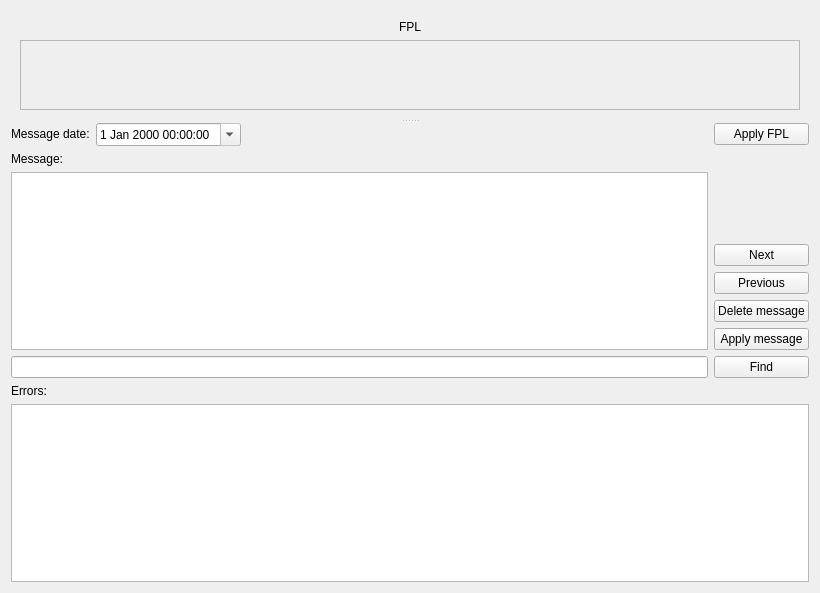
<?xml version="1.0" encoding="UTF-8"?>
<ui version="4.0">
 <class>ManualEditor</class>
 <widget class="QWidget" name="ManualEditor">
  <property name="geometry">
   <rect>
    <x>0</x>
    <y>0</y>
    <width>820</width>
    <height>593</height>
   </rect>
  </property>
  <property name="windowTitle">
   <string>Manual editor</string>
  </property>
  <layout class="QVBoxLayout" name="verticalLayout">
   <item>
    <widget class="QSplitter" name="splitter_2">
     <property name="orientation">
      <enum>Qt::Vertical</enum>
     </property>
     <property name="childrenCollapsible">
      <bool>false</bool>
     </property>
     <widget class="QWidget" name="fplWidgetArea" native="true">
      <layout class="QHBoxLayout" name="horizontalLayout">
       <item>
        <widget class="QWidget" name="widget" native="true">
         <layout class="QVBoxLayout" name="verticalLayout_4">
          <item>
           <widget class="QLabel" name="fplLabel">
            <property name="sizePolicy">
             <sizepolicy hsizetype="Preferred" vsizetype="Fixed">
              <horstretch>0</horstretch>
              <verstretch>0</verstretch>
             </sizepolicy>
            </property>
            <property name="text">
             <string>FPL</string>
            </property>
            <property name="alignment">
             <set>Qt::AlignCenter</set>
            </property>
           </widget>
          </item>
          <item>
           <widget class="QScrollArea" name="scrollArea">
            <property name="widgetResizable">
             <bool>true</bool>
            </property>
            <widget class="QWidget" name="scrollAreaWidgetContents">
             <property name="geometry">
              <rect>
               <x>0</x>
               <y>0</y>
               <width>762</width>
               <height>57</height>
              </rect>
             </property>
             <layout class="QVBoxLayout" name="verticalLayout_5"/>
            </widget>
           </widget>
          </item>
         </layout>
        </widget>
       </item>
      </layout>
     </widget>
     <widget class="QWidget" name="widget1" native="true">
      <layout class="QGridLayout" name="gridLayout">
       <item row="0" column="0">
        <widget class="QLabel" name="label_3">
         <property name="sizePolicy">
          <sizepolicy hsizetype="Preferred" vsizetype="Fixed">
           <horstretch>0</horstretch>
           <verstretch>0</verstretch>
          </sizepolicy>
         </property>
         <property name="text">
          <string>Message date:</string>
         </property>
        </widget>
       </item>
       <item row="0" column="1">
        <widget class="QDateTimeEdit" name="messageCreated">
         <property name="readOnly">
          <bool>true</bool>
         </property>
         <property name="calendarPopup">
          <bool>true</bool>
         </property>
        </widget>
       </item>
       <item row="0" column="2" rowspan="2">
        <spacer name="horizontalSpacer">
         <property name="orientation">
          <enum>Qt::Horizontal</enum>
         </property>
         <property name="sizeHint" stdset="0">
          <size>
           <width>470</width>
           <height>20</height>
          </size>
         </property>
        </spacer>
       </item>
       <item row="0" column="3" rowspan="4">
        <layout class="QVBoxLayout" name="verticalLayout_3">
         <item>
          <widget class="QPushButton" name="applyFPL">
           <property name="text">
            <string>Apply FPL</string>
           </property>
          </widget>
         </item>
         <item>
          <spacer name="verticalSpacer_2">
           <property name="orientation">
            <enum>Qt::Vertical</enum>
           </property>
           <property name="sizeHint" stdset="0">
            <size>
             <width>20</width>
             <height>40</height>
            </size>
           </property>
          </spacer>
         </item>
         <item>
          <widget class="QPushButton" name="next">
           <property name="text">
            <string>Next</string>
           </property>
           <property name="autoRepeat">
            <bool>true</bool>
           </property>
          </widget>
         </item>
         <item>
          <widget class="QPushButton" name="previous">
           <property name="text">
            <string>Previous</string>
           </property>
           <property name="autoRepeat">
            <bool>true</bool>
           </property>
          </widget>
         </item>
         <item>
          <widget class="QPushButton" name="deleteMessage">
           <property name="text">
            <string>Delete message</string>
           </property>
           <property name="autoRepeat">
            <bool>false</bool>
           </property>
          </widget>
         </item>
         <item>
          <widget class="QPushButton" name="applyMessage">
           <property name="text">
            <string>Apply message</string>
           </property>
           <property name="autoRepeat">
            <bool>true</bool>
           </property>
          </widget>
         </item>
         <item>
          <widget class="QPushButton" name="findButton">
           <property name="text">
            <string>Find</string>
           </property>
          </widget>
         </item>
        </layout>
       </item>
       <item row="1" column="0">
        <widget class="QLabel" name="label_2">
         <property name="sizePolicy">
          <sizepolicy hsizetype="Preferred" vsizetype="Fixed">
           <horstretch>0</horstretch>
           <verstretch>0</verstretch>
          </sizepolicy>
         </property>
         <property name="text">
          <string>Message:</string>
         </property>
        </widget>
       </item>
       <item row="2" column="0" colspan="3">
        <widget class="QTextEdit" name="messageEdit">
         <property name="sizePolicy">
          <sizepolicy hsizetype="Expanding" vsizetype="Expanding">
           <horstretch>0</horstretch>
           <verstretch>0</verstretch>
          </sizepolicy>
         </property>
         <property name="html">
          <string notr="true">&lt;!DOCTYPE HTML PUBLIC &quot;-//W3C//DTD HTML 4.0//EN&quot; &quot;http://www.w3.org/TR/REC-html40/strict.dtd&quot;&gt;
&lt;html&gt;&lt;head&gt;&lt;meta name=&quot;qrichtext&quot; content=&quot;1&quot; /&gt;&lt;style type=&quot;text/css&quot;&gt;
p, li { white-space: pre-wrap; }
&lt;/style&gt;&lt;/head&gt;&lt;body style=&quot; font-family:'MS Shell Dlg 2'; font-size:8.25pt; font-weight:400; font-style:normal;&quot;&gt;
&lt;table border=&quot;0&quot; style=&quot;-qt-table-type: root; margin-top:4px; margin-bottom:4px; margin-left:4px; margin-right:4px;&quot;&gt;
&lt;tr&gt;
&lt;td style=&quot;border: none;&quot;&gt;
&lt;p style=&quot;-qt-paragraph-type:empty; margin-top:0px; margin-bottom:0px; margin-left:0px; margin-right:0px; -qt-block-indent:0; text-indent:0px; font-size:8pt;&quot;&gt;&lt;/p&gt;
&lt;p style=&quot;-qt-paragraph-type:empty; margin-top:0px; margin-bottom:0px; margin-left:0px; margin-right:0px; -qt-block-indent:0; text-indent:0px; font-size:8pt;&quot;&gt;&lt;/p&gt;
&lt;p style=&quot;-qt-paragraph-type:empty; margin-top:0px; margin-bottom:0px; margin-left:0px; margin-right:0px; -qt-block-indent:0; text-indent:0px; font-size:8pt;&quot;&gt;&lt;/p&gt;
&lt;p style=&quot;-qt-paragraph-type:empty; margin-top:0px; margin-bottom:0px; margin-left:0px; margin-right:0px; -qt-block-indent:0; text-indent:0px; font-size:8pt;&quot;&gt;&lt;/p&gt;
&lt;p style=&quot;-qt-paragraph-type:empty; margin-top:0px; margin-bottom:0px; margin-left:0px; margin-right:0px; -qt-block-indent:0; text-indent:0px; font-size:8pt;&quot;&gt;&lt;/p&gt;
&lt;p style=&quot;-qt-paragraph-type:empty; margin-top:0px; margin-bottom:0px; margin-left:0px; margin-right:0px; -qt-block-indent:0; text-indent:0px; font-size:8pt;&quot;&gt;&lt;/p&gt;
&lt;p style=&quot;-qt-paragraph-type:empty; margin-top:0px; margin-bottom:0px; margin-left:0px; margin-right:0px; -qt-block-indent:0; text-indent:0px; font-size:8pt;&quot;&gt;&lt;/p&gt;
&lt;p style=&quot;-qt-paragraph-type:empty; margin-top:0px; margin-bottom:0px; margin-left:0px; margin-right:0px; -qt-block-indent:0; text-indent:0px; font-size:8pt;&quot;&gt;&lt;/p&gt;
&lt;p style=&quot;-qt-paragraph-type:empty; margin-top:0px; margin-bottom:0px; margin-left:0px; margin-right:0px; -qt-block-indent:0; text-indent:0px; font-family:'Sans'; font-size:8pt;&quot;&gt;&lt;/p&gt;
&lt;p style=&quot;-qt-paragraph-type:empty; margin-top:0px; margin-bottom:0px; margin-left:0px; margin-right:0px; -qt-block-indent:0; text-indent:0px; font-family:'Verdana'; font-size:8pt;&quot;&gt;&lt;/p&gt;&lt;/td&gt;&lt;/tr&gt;&lt;/table&gt;&lt;/body&gt;&lt;/html&gt;</string>
         </property>
        </widget>
       </item>
       <item row="3" column="0" colspan="3">
        <widget class="QLineEdit" name="findEdit"/>
       </item>
       <item row="4" column="0" colspan="4">
        <layout class="QVBoxLayout" name="verticalLayout_2">
         <item>
          <widget class="QLabel" name="label">
           <property name="text">
            <string>Errors:</string>
           </property>
          </widget>
         </item>
         <item>
          <widget class="QListView" name="errorsView">
           <property name="sizePolicy">
            <sizepolicy hsizetype="Expanding" vsizetype="Expanding">
             <horstretch>0</horstretch>
             <verstretch>0</verstretch>
            </sizepolicy>
           </property>
           <property name="editTriggers">
            <set>QAbstractItemView::NoEditTriggers</set>
           </property>
           <property name="resizeMode">
            <enum>QListView::Fixed</enum>
           </property>
           <property name="wordWrap">
            <bool>true</bool>
           </property>
          </widget>
         </item>
        </layout>
       </item>
      </layout>
     </widget>
    </widget>
   </item>
  </layout>
 </widget>
 <resources/>
 <connections/>
</ui>
